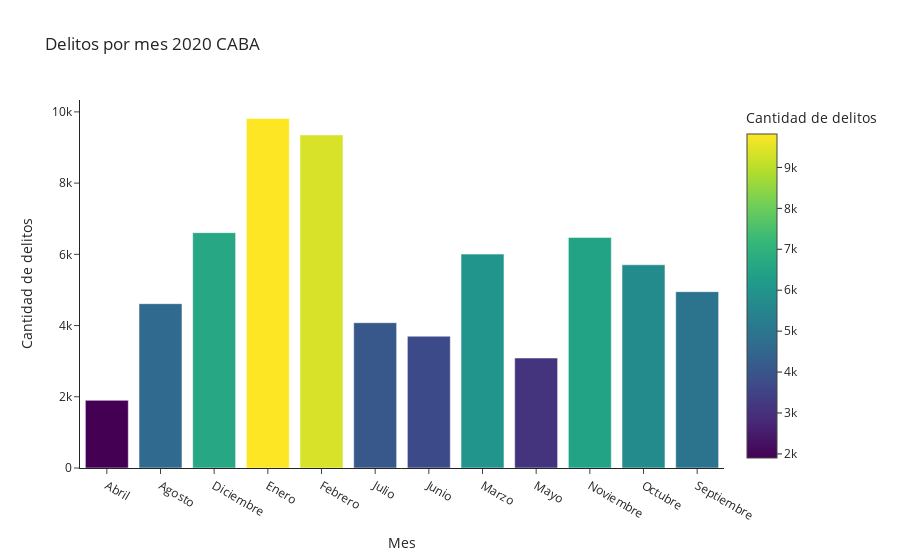

Notebook code for this chart:
### Code cell
fig = px.bar(df_mes_2002, x = 'mes', y = 'count',
            color = 'count',
            template = 'simple_white',
            labels = {'count' : 'Cantidad de delitos', 'mes': 'Mes'},
            title = 'Delitos por mes 2020 CABA',
            hover_name = 'mes' 
            )
fig.show()

### Figure 1 — Plotly figure (JSON) as saved in the notebook; plotly's stock layout.template omitted (floating-point values rounded to 4 significant figures)
{"data": [{"alignmentgroup": "True", "hovertemplate": "<b>%{hovertext}</b><br><br>Mes=%{x}<br>Cantidad de delitos=%{marker.color}<extra></extra>", "hovertext": ["Abril", "Agosto", "Diciembre", "Enero", "Febrero", "Julio", "Junio", "Marzo", "Mayo", "Noviembre", "Octubre", "Septiembre"], "legendgroup": "", "marker": {"color": [1900, 4615, 6609, 9817, 9353, 4080, 3701, 6006, 3088, 6475, 5707, 4952], "coloraxis": "coloraxis", "pattern": {"shape": ""}}, "name": "", "offsetgroup": "", "orientation": "v", "showlegend": false, "textposition": "auto", "type": "bar", "x": ["Abril", "Agosto", "Diciembre", "Enero", "Febrero", "Julio", "Junio", "Marzo", "Mayo", "Noviembre", "Octubre", "Septiembre"], "xaxis": "x", "y": [1900, 4615, 6609, 9817, 9353, 4080, 3701, 6006, 3088, 6475, 5707, 4952], "yaxis": "y"}], "layout": {"autosize": true, "barmode": "relative", "coloraxis": {"colorbar": {"title": {"text": "Cantidad de delitos"}}, "colorscale": [[0, "#440154"], [0.1111, "#482878"], [0.2222, "#3e4989"], [0.3333, "#31688e"], [0.4444, "#26828e"], [0.5556, "#1f9e89"], [0.6667, "#35b779"], [0.7778, "#6ece58"], [0.8889, "#b5de2b"], [1, "#fde725"]]}, "legend": {"tracegroupgap": 0}, "title": {"text": "Delitos por mes 2020 CABA"}, "xaxis": {"anchor": "y", "autorange": true, "domain": [0, 1], "range": [-0.5, 11.5], "title": {"text": "Mes"}, "type": "category"}, "yaxis": {"anchor": "x", "autorange": true, "domain": [0, 1], "range": [0, 10330.0], "title": {"text": "Cantidad de delitos"}, "type": "linear"}}}
